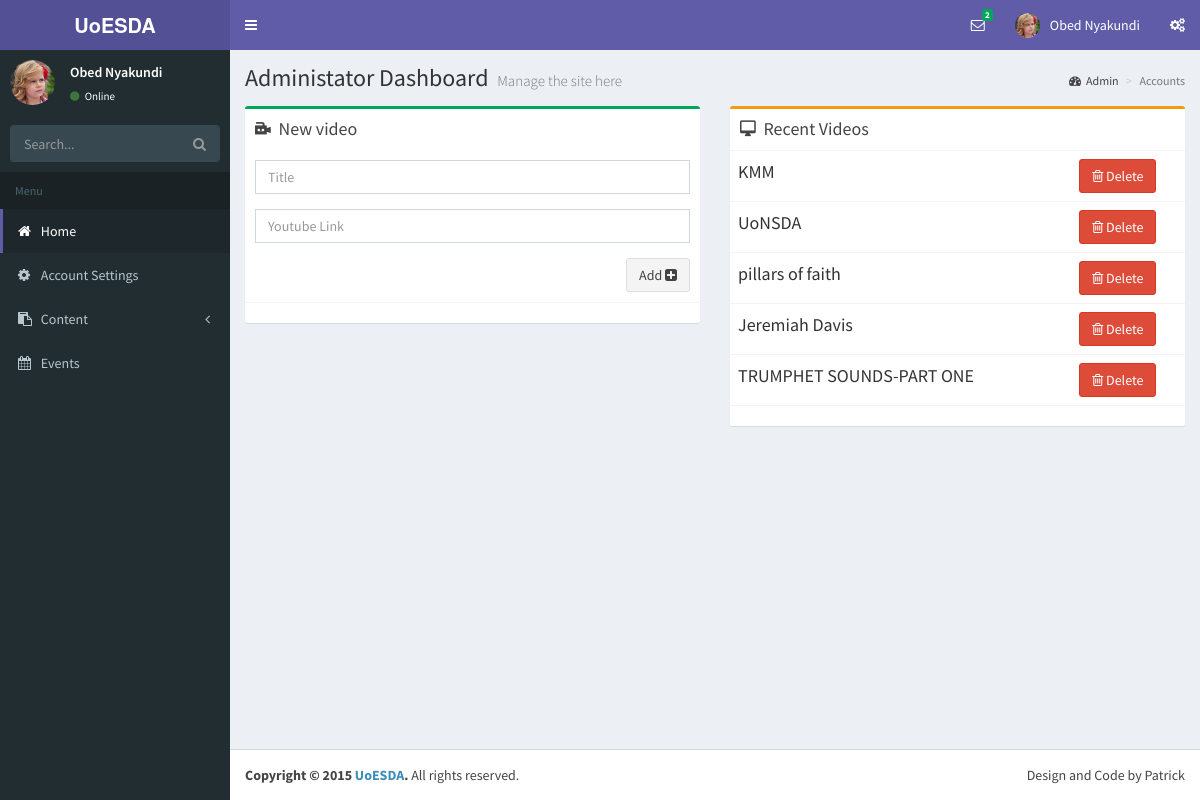
Screenshot of /admin/videos.php (signed in) with the database file from the repository.
### tables this page shows
CREATE TABLE IF NOT EXISTS `admtbl` (
  `id` int(11) NOT NULL AUTO_INCREMENT,
  `username` varchar(50) NOT NULL,
  `password` varchar(100) NOT NULL,
  `email` varchar(100) NOT NULL,
  `ad_names` varchar(200) NOT NULL,
  `prof_pic` text NOT NULL,
  PRIMARY KEY (`id`)
);

CREATE TABLE IF NOT EXISTS `videos` (
  `id` int(11) NOT NULL AUTO_INCREMENT,
  `vid_title` varchar(300) NOT NULL,
  `vid_link` text NOT NULL,
  `post_date` varchar(100) NOT NULL,
  PRIMARY KEY (`id`)
);

### admin/videos.php (the view, shortened to what the rows shown need)
<?php
require_once '../inc/functions.php';
$adID=$_SESSION['adm_id'];
if($adID){
    $admin_result_set=getAdmin($adID);
    $admin_names=$admin_result_set['ad_names'];
    $admin_prof_pic=$admin_result_set['prof_pic'];
?>
    <!DOCTYPE html>
    <html>
    <head lang="en">
        <link rel="stylesheet" href="bootstrap/css/bootstrap.min.css">
        <link rel="stylesheet" href="font-awesome/css/font-awesome.min.css">
        <link rel="stylesheet" href="ionicons/css/ionicons.min.css">
        <link rel="stylesheet" href="dist/css/AdminLTE.min.css">
        <link rel="stylesheet" href="dist/css/skins/skin-purple.min.css">
        <link rel="stylesheet" href="plugins/bootstrap-wysihtml5/bootstrap3-wysihtml5.min.css">
    </head>
    <body class="hold-transition skin-purple sidebar-mini">
    <div class="wrapper">
        <?php include 'topbar.php'; ?>
        <?php include 'sidebar.php'; ?>
        <div class="content-wrapper">
            <section class="content-header">
                <h1>
                    Administator Dashboard
                    <small>Manage the site here</small>
                </h1>
                <ol class="breadcrumb">
                    <li><a href="#"><i class="fa fa-dashboard"></i>Admin</a></li>
                    <li class="active">Accounts</li>
                </ol>
            </section>
            <section class="content">
                <div class="row">
                    <div class="col-md-6">
                        <div class="box box-success">
                            <div class="box-header">
                                <i class="ion ion-videocamera"></i>
                                <div class="box-title">New video</div>
                            </div>
                            <div class="box-body">
                                <form action="<?php $_SERVER['PHP_SELF']; ?>" method="post">
                                    <div class="form-group">
                                        <input class="form-control" placeholder="Title" name="v_title" required="required">
                                    </div>
                                    <div class="form-group">
                                        <input class="form-control" placeholder="Youtube Link" required="required" name="ylink">
                                    </div>
                                    <div class="form-group">
                                        <button class="pull-right btn btn-default" name="vid_send" type="submit">Add
                                            <i class="fa fa-plus-square"></i></button>
                                    </div>
                                </form>
                            </div>
                            <div class="box-footer">
                            </div>
                        </div>
                    </div>
                    <div class="col-md-6">
                        <div class="box box-warning">
                            <div class="box-header">
                                <i class="ion ion-android-desktop"></i>
                                <div class="box-title">Recent Videos</div>
                            </div>
                            <div class="box-body no-padding">
                                <table class="table">
                                    <?php
                                    $audios=pullVideos(8);
                                    for($i=0;$i<=count($audios)-1;$i++) {
                                        ?>
                                        <tr>
                                            <td style="font-size: large;"><?php echo $audios[$i]['vid_title']?></td>
                                            <td width="25%">
                                                <div class="btn btn-danger">
                                                    <i class="fa fa-trash-o"></i>
                                                    Delete
                                                </div>
                                            </td>
                                        </tr>
                                    <?php
                                    }
                                    ?>
                                </table>
                            </div>
                            <div class="box-footer">
                            </div>
                        </div>
                    </div>
                </div>
            </section>
        </div>
        <footer class="main-footer">
            <div class="pull-right hidden-xs">
                Design and Code by Patrick
            </div>
            <strong>Copyright &copy; 2015 <a href="#">UoESDA</a>.</strong> All rights reserved.
        </footer>
    </div>
    </body>
    </html>
<?php
}else{
    header("location:../admin_login.php");
}
?>

### admin/topbar.php (shortened to what the rows shown need)
<header class="main-header">
    <a href="#" class="logo">
        <span class="logo-lg"><b>UoESDA</b></span>
    </a>
    <nav class="navbar navbar-static-top" role="navigation">
        <a href="#" class="sidebar-toggle" data-toggle="offcanvas" role="button">
        </a>
        <div class="navbar-custom-menu">
            <ul class="nav navbar-nav">
                <li class="dropdown messages-menu">
                    <a href="#" class="dropdown-toggle" data-toggle="dropdown">
                        <i class="fa fa-envelope-o"></i>
                        <span class="label label-success"><?php echo getMessageCount();?></span>
                    </a>
                </li>
                <li class="dropdown user user-menu">
                    <a href="#" class="dropdown-toggle" data-toggle="dropdown">
                        <img src="<?php echo $admin_prof_pic; ?>" class="user-image" alt="User Image">
                        <span class="hidden-xs"><?php echo $admin_names; ?></span>
                    </a>
                </li>
                <li>
                    <a href="#" data-toggle="control-sidebar"><i class="fa fa-gears"></i></a>
                </li>
            </ul>
        </div>
    </nav>
</header>

### admin/sidebar.php (shortened to what the rows shown need)
<aside class="main-sidebar">
    <section class="sidebar">
        <div class="user-panel">
            <div class="pull-left image">
                <img src="<?php echo $admin_prof_pic; ?>" class="img-circle" alt="User Image">
            </div>
            <div class="pull-left info">
                <p><?php echo $admin_names; ?></p>
                <a href="#"><i class="fa fa-circle text-success"></i> Online</a>
            </div>
        </div>
        <form action="#" method="get" class="sidebar-form">
            <div class="input-group">
                <input type="text" name="q" class="form-control" placeholder="Search...">
              <span class="input-group-btn">
                <button type="submit" name="search" id="search-btn" class="btn btn-flat"><i class="fa fa-search"></i></button>
              </span>
            </div>
        </form>
        <ul class="sidebar-menu">
            <li class="header">Menu</li>
            <li class="active"><a href="dashboard.php"><i class="fa fa-home"></i> <span>Home</span></a></li>
            <li><a href="account.php"><i class="fa fa-gear"></i> <span>Account Settings</span></a></li>
            <li class="treeview">
                <a href="#"><i class="fa fa-clipboard"></i> <span>Content</span> <i class="fa fa-angle-left pull-right"></i></a>
            </li>
            <li><a href="events.php"><i class="fa fa-calendar"></i> <span>Events</span></a></li>
        </ul>
    </section>
</aside>

### rows the page displays
admtbl: prof_pic (picture), ad_names "Obed Nyakundi"
videos: vid_title "KMM"
videos: vid_title "UoNSDA"
videos: vid_title "pillars of faith"
videos: vid_title "Jeremiah Davis"
videos: vid_title "TRUMPHET SOUNDS-PART ONE"

### other values shown
getMessageCount() "2"
